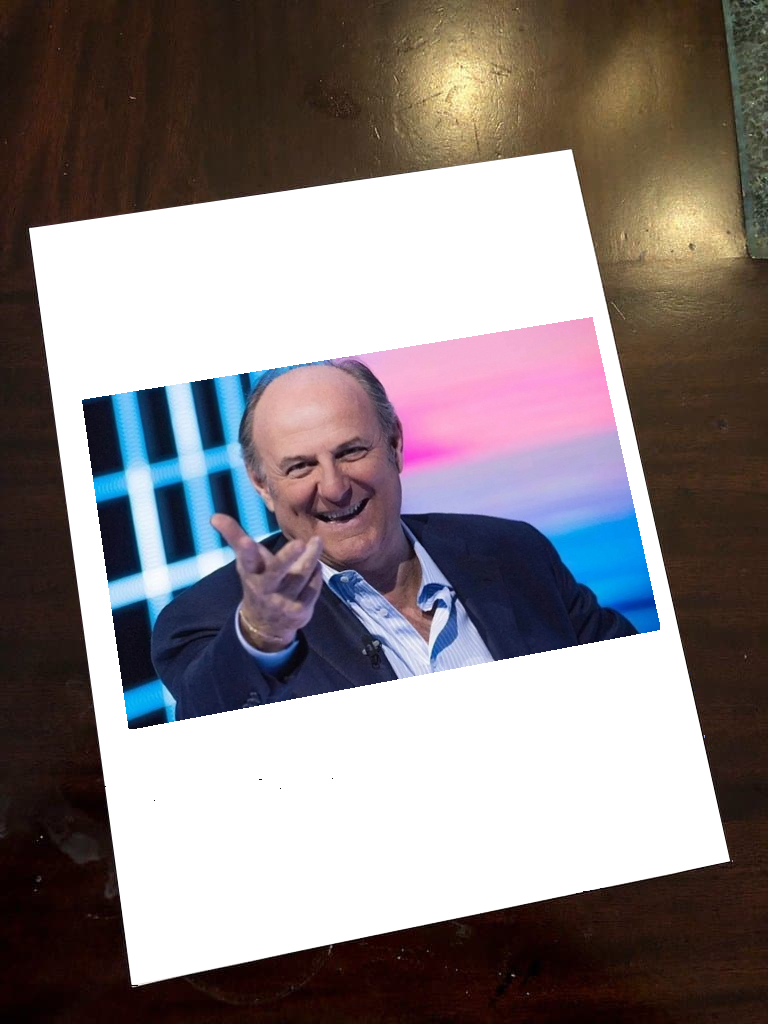
#> input picture photos/gerry.png, 768 x 1024 px
$ python scanner.py
#> lines starting #> are read from the running program, lines starting #| are printed output that depends on the picture
'''
Program that acts like document scanner
'''
# for now we found the corners my clicking with the mouse manually and not automatically(laeter)

import cv2
import numpy as np

img = cv2.imread('../photos/gerry.png')
#> img is the input picture: shape (1024, 768, 3); mean B, G, R 130.1, 128.7, 137.2

#define the starting points - the corners of the original image(manually - not a good way)
tl = [28,227]
bl = [131,987]
br = [730,860]
tr = [572,149]

srcPoints = np.array(
    [
        [tl],
        [bl],
        [br],
        [tr]
    ], np.float32
)

#define the destination points i.e. the corners of the resolution of the final image e.g. 800x600
#needing 3 points in affine transformation only in perspective - homography needing 4
dstPoints = np.array(
    [
        [0,0],
        [0,800],
        [600,800],
        [600,0]
    ], np.float32
)

# get the transformation matrix M
M = cv2.getPerspectiveTransform(srcPoints, dstPoints)

outImage = cv2.warpPerspective(img, M, (600,800))
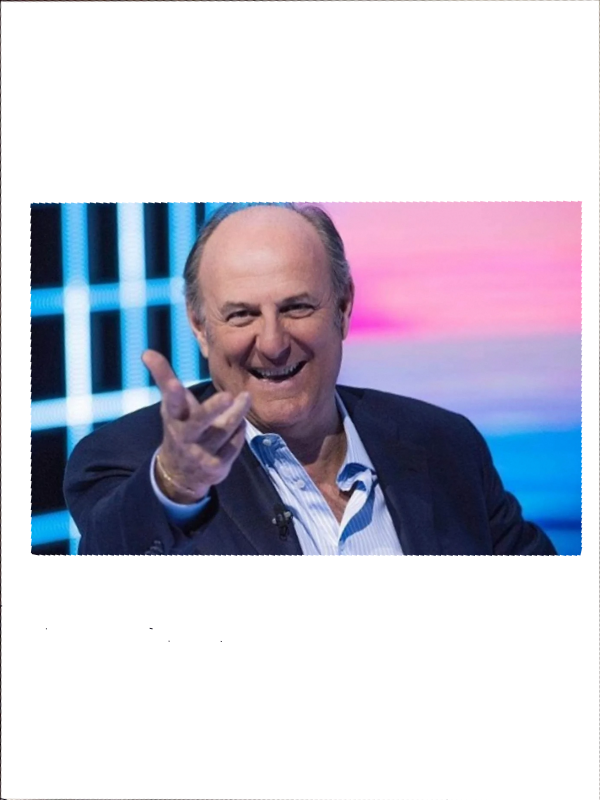
#> outImage: shape (800, 600, 3); mean B, G, R 211.1, 197.1, 198.5

cv2.imshow('Original', img)
cv2.waitKey(0)

cv2.imshow('New', outImage)
cv2.waitKey(0)

$ run again, with photos/left.png copied over photos/gerry.png
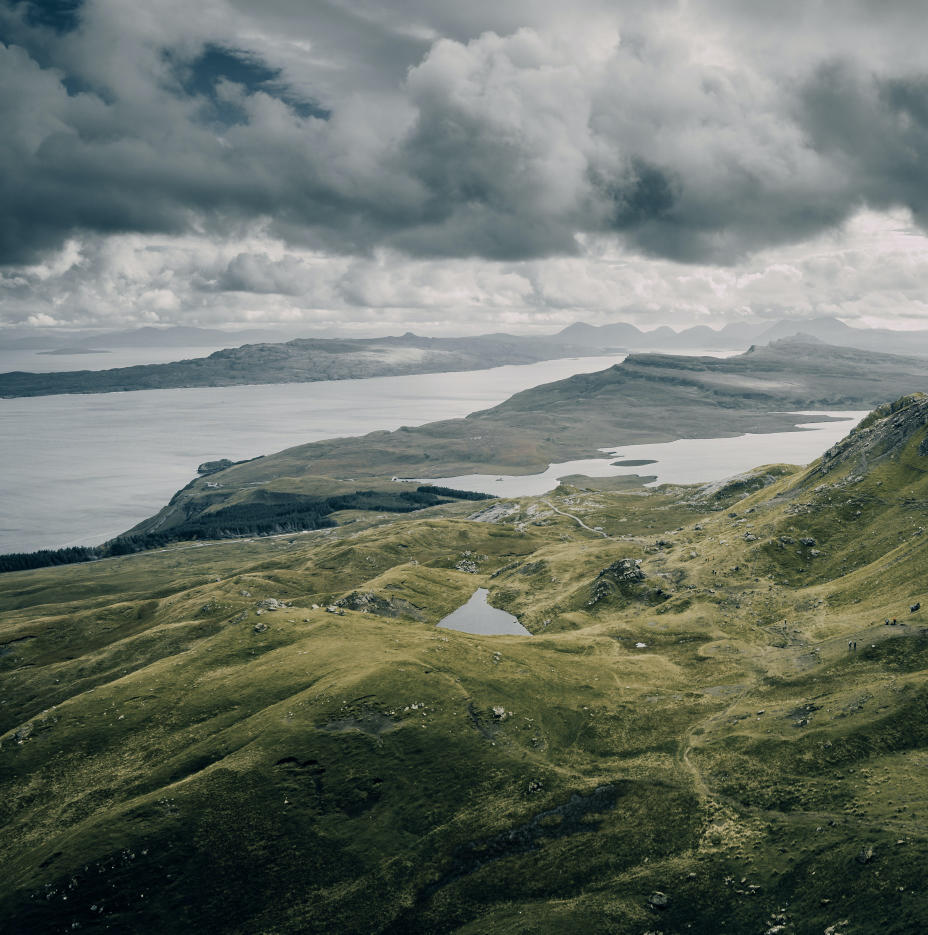
#> input picture photos/left.png, 1856 x 1869 px (shown at 1/2 size)
#> img is the input picture: shape (1869, 1856, 3); mean B, G, R 105.7, 114.9, 107.6
#> `outImage = cv2.warpPerspective(img, M, (600,800))`:
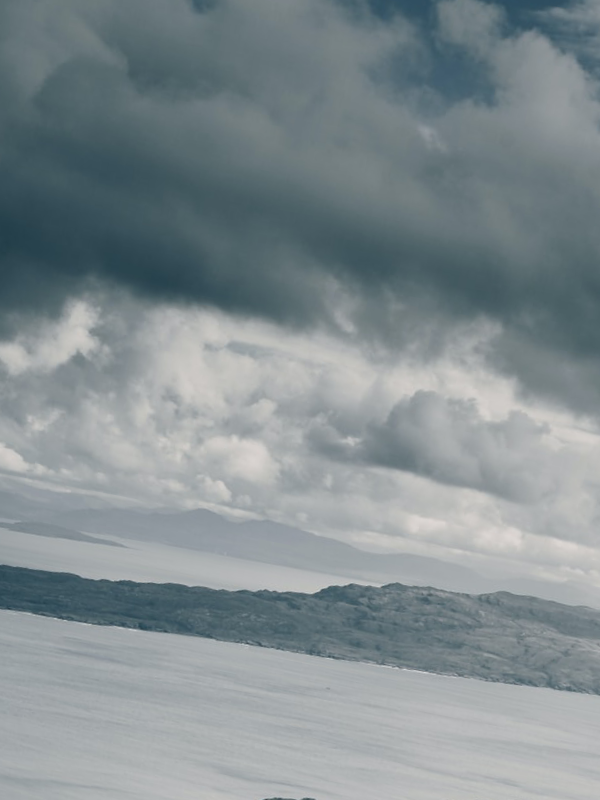
#> outImage: shape (800, 600, 3); mean B, G, R 144.8, 141.2, 130.5

$ run again, with photos/salt_pepper.png copied over photos/gerry.png
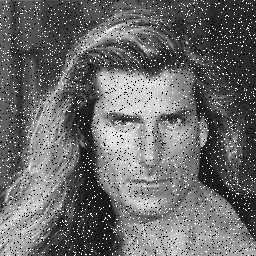
#> input picture photos/salt_pepper.png, 256 x 256 px
#> img is the input picture: shape (256, 256, 3); min 0, max 255, mean 106.4
#> `outImage = cv2.warpPerspective(img, M, (600,800))`:
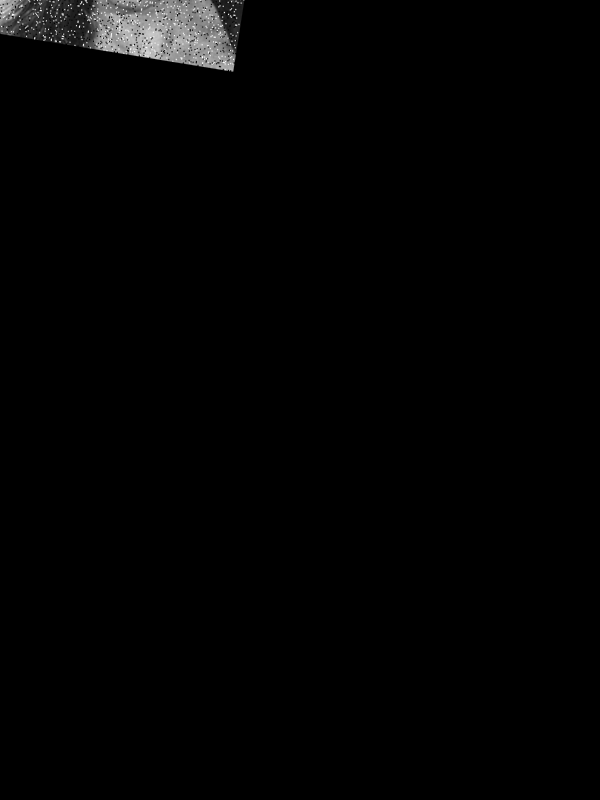
#> outImage: shape (800, 600, 3); min 0, max 255, mean 3

$ run again, with photos/tsukuba.png copied over photos/gerry.png
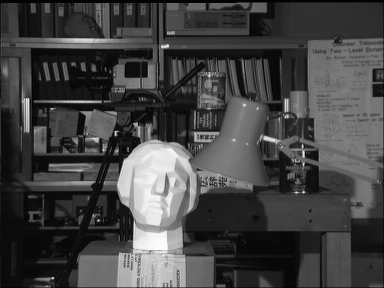
#> input picture photos/tsukuba.png, 384 x 288 px
#> img is the input picture: shape (288, 384, 3); min 0, max 252, mean 67.6
#> `outImage = cv2.warpPerspective(img, M, (600,800))`:
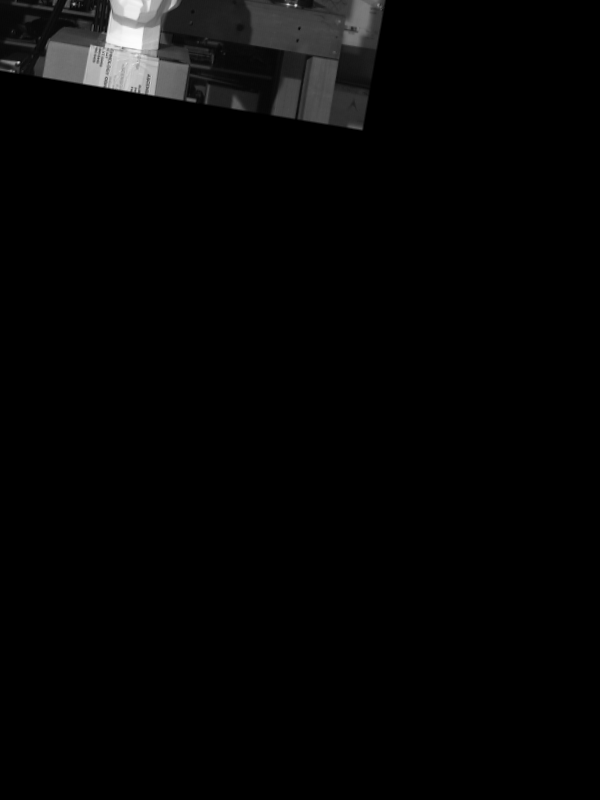
#> outImage: shape (800, 600, 3); min 0, max 252, mean 5.3
